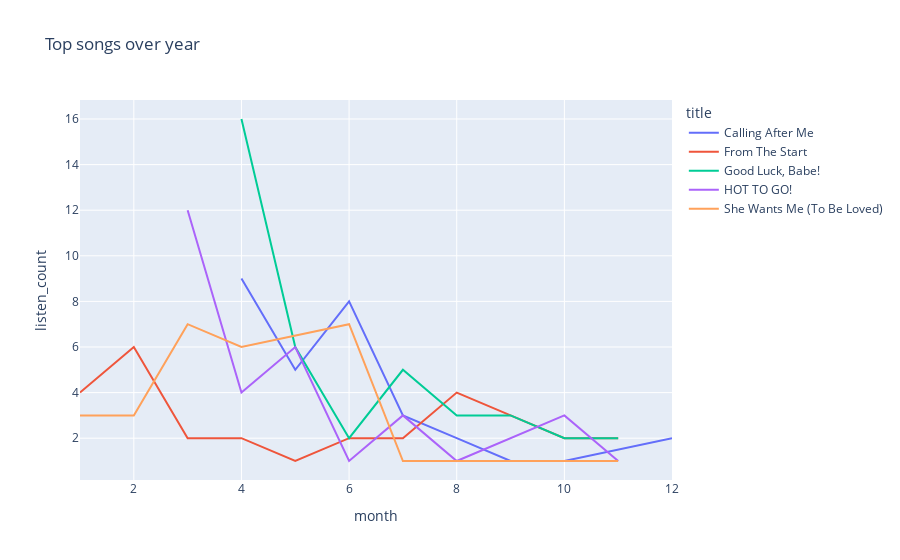

Here is the notebook cell this chart was saved with:
### Code cell
#Top 5 songs over time
top10 = songs.head(10)
artists_names = top10['artist'].unique()


top5_song = top10['title'].head(5).unique() #list of top 5 songs
top5_song = music[music['title'].isin(top5_song)]
monthly_song = top5_song.groupby(['title', 'month']).size().reset_index(name='listen_count')

fig = px.line(monthly_song, x="month", y="listen_count", color="title", title="Top songs over year")
fig.show()

### Figure 1 — Plotly figure (JSON) as saved in the notebook; plotly's stock layout.template omitted (floating-point values rounded to 4 significant figures)
{"data": [{"hovertemplate": "title=Calling After Me<br>month=%{x}<br>listen_count=%{y}<extra></extra>", "legendgroup": "Calling After Me", "line": {"color": "#636efa", "dash": "solid"}, "marker": {"symbol": "circle"}, "mode": "lines", "name": "Calling After Me", "orientation": "v", "showlegend": true, "type": "scatter", "x": [4.0, 5.0, 6.0, 7.0, 8.0, 9.0, 10.0, 12.0], "xaxis": "x", "y": [9, 5, 8, 3, 2, 1, 1, 2], "yaxis": "y"}, {"hovertemplate": "title=From The Start<br>month=%{x}<br>listen_count=%{y}<extra></extra>", "legendgroup": "From The Start", "line": {"color": "#EF553B", "dash": "solid"}, "marker": {"symbol": "circle"}, "mode": "lines", "name": "From The Start", "orientation": "v", "showlegend": true, "type": "scatter", "x": [1.0, 2.0, 3.0, 4.0, 5.0, 6.0, 7.0, 8.0, 9.0, 10.0, 11.0], "xaxis": "x", "y": [4, 6, 2, 2, 1, 2, 2, 4, 3, 2, 2], "yaxis": "y"}, {"hovertemplate": "title=Good Luck, Babe!<br>month=%{x}<br>listen_count=%{y}<extra></extra>", "legendgroup": "Good Luck, Babe!", "line": {"color": "#00cc96", "dash": "solid"}, "marker": {"symbol": "circle"}, "mode": "lines", "name": "Good Luck, Babe!", "orientation": "v", "showlegend": true, "type": "scatter", "x": [4.0, 5.0, 6.0, 7.0, 8.0, 9.0, 10.0, 11.0], "xaxis": "x", "y": [16, 6, 2, 5, 3, 3, 2, 2], "yaxis": "y"}, {"hovertemplate": "title=HOT TO GO!<br>month=%{x}<br>listen_count=%{y}<extra></extra>", "legendgroup": "HOT TO GO!", "line": {"color": "#ab63fa", "dash": "solid"}, "marker": {"symbol": "circle"}, "mode": "lines", "name": "HOT TO GO!", "orientation": "v", "showlegend": true, "type": "scatter", "x": [3.0, 4.0, 5.0, 6.0, 7.0, 8.0, 10.0, 11.0], "xaxis": "x", "y": [12, 4, 6, 1, 3, 1, 3, 1], "yaxis": "y"}, {"hovertemplate": "title=She Wants Me (To Be Loved)<br>month=%{x}<br>listen_count=%{y}<extra></extra>", "legendgroup": "She Wants Me (To Be Loved)", "line": {"color": "#FFA15A", "dash": "solid"}, "marker": {"symbol": "circle"}, "mode": "lines", "name": "She Wants Me (To Be Loved)", "orientation": "v", "showlegend": true, "type": "scatter", "x": [1.0, 2.0, 3.0, 4.0, 6.0, 7.0, 8.0, 9.0, 11.0], "xaxis": "x", "y": [3, 3, 7, 6, 7, 1, 1, 1, 1], "yaxis": "y"}], "layout": {"legend": {"title": {"text": "title"}, "tracegroupgap": 0}, "title": {"text": "Top songs over year"}, "xaxis": {"anchor": "y", "domain": [0, 1], "title": {"text": "month"}}, "yaxis": {"anchor": "x", "domain": [0, 1], "title": {"text": "listen_count"}}}}
